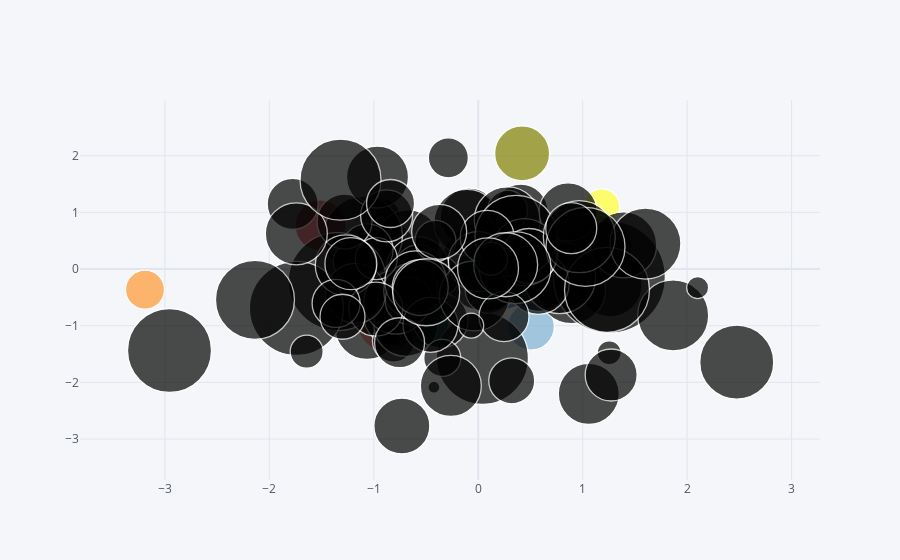

The notebook cell saved with this chart:
### Markdown cell above
## bubble

### Code cell
df.iplot(kind='bubble', x='A', y='B', size='C')
